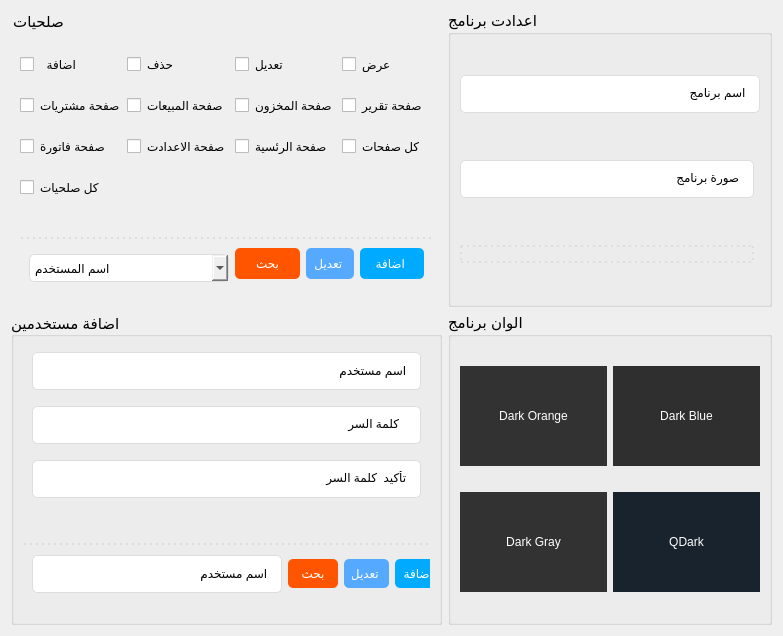
         <widget class="QWidget" name="tab_5">
          <attribute name="title">
           <string>الاعدادت</string>
          </attribute>
          <layout class="QGridLayout" name="gridLayout_11">
           <item row="0" column="1">
            <widget class="QGroupBox" name="groupBox_5">
             <property name="font">
              <font>
               <pointsize>11</pointsize>
              </font>
             </property>
             <property name="contextMenuPolicy">
              <enum>Qt::DefaultContextMenu</enum>
             </property>
             <property name="styleSheet">
              <string notr="true">border-right:2px dotted#ddd;
</string>
             </property>
             <property name="title">
              <string>اعدادت برنامج </string>
             </property>
             <layout class="QGridLayout" name="gridLayout_13">
              <property name="leftMargin">
               <number>9</number>
              </property>
              <property name="topMargin">
               <number>9</number>
              </property>
              <property name="rightMargin">
               <number>9</number>
              </property>
              <property name="bottomMargin">
               <number>9</number>
              </property>
              <property name="spacing">
               <number>6</number>
              </property>
              <item row="0" column="0" colspan="2">
               <widget class="QLineEdit" name="lineEdit_33">
                <property name="sizePolicy">
                 <sizepolicy hsizetype="Minimum" vsizetype="Fixed">
                  <horstretch>0</horstretch>
                  <verstretch>0</verstretch>
                 </sizepolicy>
                </property>
                <property name="minimumSize">
                 <size>
                  <width>300</width>
                  <height>0</height>
                 </size>
                </property>
                <property name="maximumSize">
                 <size>
                  <width>16777215</width>
                  <height>16777215</height>
                 </size>
                </property>
                <property name="styleSheet">
                 <string notr="true">padding:10px;
border-radius:5px;
border:1px solid#ddd;
margin-bottom:10px;</string>
                </property>
                <property name="text">
                 <string>اسم برنامج  </string>
                </property>
               </widget>
              </item>
              <item row="1" column="0">
               <widget class="QLineEdit" name="lineEdit_37">
                <property name="sizePolicy">
                 <sizepolicy hsizetype="MinimumExpanding" vsizetype="Fixed">
                  <horstretch>0</horstretch>
                  <verstretch>0</verstretch>
                 </sizepolicy>
                </property>
                <property name="minimumSize">
                 <size>
                  <width>0</width>
                  <height>0</height>
                 </size>
                </property>
                <property name="maximumSize">
                 <size>
                  <width>16777215</width>
                  <height>16777215</height>
                 </size>
                </property>
                <property name="styleSheet">
                 <string notr="true">padding:10px;
border-radius:5px;
border:1px solid#ddd;
margin-bottom:10px;</string>
                </property>
                <property name="text">
                 <string>صورة برنامج </string>
                </property>
               </widget>
              </item>
              <item row="2" column="0">
               <widget class="QPushButton" name="pushButton_38">
                <property name="sizePolicy">
                 <sizepolicy hsizetype="MinimumExpanding" vsizetype="Fixed">
                  <horstretch>0</horstretch>
                  <verstretch>0</verstretch>
                 </sizepolicy>
                </property>
                <property name="minimumSize">
                 <size>
                  <width>0</width>
                  <height>0</height>
                 </size>
                </property>
                <property name="maximumSize">
                 <size>
                  <width>16777215</width>
                  <height>16777215</height>
                 </size>
                </property>
                <property name="layoutDirection">
                 <enum>Qt::RightToLeft</enum>
                </property>
                <property name="styleSheet">
                 <string notr="true">border:2px dotted#ddd;</string>
                </property>
                <property name="text">
                 <string/>
                </property>
                <property name="icon">
                 <iconset resource="../icons.qrc">
                  <normaloff>:/icon/camera.png</normaloff>:/icon/camera.png</iconset>
                </property>
                <property name="iconSize">
                 <size>
                  <width>60</width>
                  <height>60</height>
                 </size>
                </property>
               </widget>
              </item>
             </layout>
            </widget>
           </item>
           <item row="0" column="0">
            <widget class="QGroupBox" name="groupBox_7">
             <property name="styleSheet">
              <string notr="true">border:0px;</string>
             </property>
             <property name="title">
              <string/>
             </property>
             <layout class="QGridLayout" name="gridLayout_19">
              <property name="leftMargin">
               <number>0</number>
              </property>
              <property name="topMargin">
               <number>0</number>
              </property>
              <property name="rightMargin">
               <number>0</number>
              </property>
              <property name="bottomMargin">
               <number>0</number>
              </property>
              <property name="spacing">
               <number>0</number>
              </property>
              <item row="1" column="0">
               <widget class="QGroupBox" name="groupBox_15">
                <property name="font">
                 <font>
                  <pointsize>11</pointsize>
                 </font>
                </property>
                <property name="title">
                 <string>صلحيات</string>
                </property>
                <layout class="QGridLayout" name="gridLayout">
                 <property name="topMargin">
                  <number>20</number>
                 </property>
                 <item row="0" column="0">
                  <widget class="QFrame" name="frame_10">
                   <property name="minimumSize">
                    <size>
                     <width>0</width>
                     <height>200</height>
                    </size>
                   </property>
                   <property name="font">
                    <font>
                     <pointsize>15</pointsize>
                     <weight>75</weight>
                     <bold>true</bold>
                    </font>
                   </property>
                   <property name="styleSheet">
                    <string notr="true"/>
                   </property>
                   <property name="frameShape">
                    <enum>QFrame::Box</enum>
                   </property>
                   <property name="frameShadow">
                    <enum>QFrame::Raised</enum>
                   </property>
                   <layout class="QGridLayout" name="gridLayout_53">
                    <property name="leftMargin">
                     <number>0</number>
                    </property>
                    <property name="topMargin">
                     <number>0</number>
                    </property>
                    <property name="verticalSpacing">
                     <number>0</number>
                    </property>
                    <item row="0" column="3">
                     <widget class="QCheckBox" name="checkBox_25">
                      <property name="text">
                       <string>عرض</string>
                      </property>
                     </widget>
                    </item>
                    <item row="0" column="0">
                     <widget class="QCheckBox" name="checkBox_26">
                      <property name="text">
                       <string>  اضافة</string>
                      </property>
                     </widget>
                    </item>
                    <item row="1" column="3">
                     <widget class="QCheckBox" name="checkBox_27">
                      <property name="text">
                       <string>صفحة تقرير</string>
                      </property>
                     </widget>
                    </item>
                    <item row="2" column="1">
                     <widget class="QCheckBox" name="checkBox_28">
                      <property name="text">
                       <string>صفحة الاعدادت </string>
                      </property>
                     </widget>
                    </item>
                    <item row="1" column="2">
                     <widget class="QCheckBox" name="checkBox_29">
                      <property name="text">
                       <string>صفحة المخزون </string>
                      </property>
                     </widget>
                    </item>
                    <item row="1" column="1">
                     <widget class="QCheckBox" name="checkBox_30">
                      <property name="text">
                       <string>صفحة المبيعات</string>
                      </property>
                     </widget>
                    </item>
                    <item row="2" column="3">
                     <widget class="QCheckBox" name="checkBox_31">
                      <property name="text">
                       <string>كل صفحات </string>
                      </property>
                     </widget>
                    </item>
                    <item row="1" column="0">
                     <widget class="QCheckBox" name="checkBox_32">
                      <property name="text">
                       <string>صفحة مشتريات</string>
                      </property>
                     </widget>
                    </item>
                    <item row="0" column="1">
                     <widget class="QCheckBox" name="checkBox_33">
                      <property name="text">
                       <string>حذف</string>
                      </property>
                     </widget>
                    </item>
                    <item row="0" column="2">
                     <widget class="QCheckBox" name="checkBox_34">
                      <property name="text">
                       <string>تعديل</string>
                      </property>
                     </widget>
                    </item>
                    <item row="3" column="0">
                     <widget class="QCheckBox" name="checkBox_2">
                      <property name="text">
                       <string>كل صلحيات</string>
                      </property>
                     </widget>
                    </item>
                    <item row="2" column="2">
                     <widget class="QCheckBox" name="checkBox_35">
                      <property name="text">
                       <string>صفحة الرئسية </string>
                      </property>
                     </widget>
                    </item>
                    <item row="2" column="0">
                     <widget class="QCheckBox" name="checkBox_36">
                      <property name="text">
                       <string>صفحة فاتورة </string>
                      </property>
                     </widget>
                    </item>
                   </layout>
                  </widget>
                 </item>
                 <item row="1" column="0">
                  <widget class="QFrame" name="frame_9">
                   <property name="styleSheet">
                    <string notr="true">border-top:2px dotted#ddd;</string>
                   </property>
                   <property name="frameShape">
                    <enum>QFrame::StyledPanel</enum>
                   </property>
                   <property name="frameShadow">
                    <enum>QFrame::Raised</enum>
                   </property>
                   <layout class="QGridLayout" name="gridLayout_40">
                    <item row="0" column="3">
                     <widget class="QPushButton" name="pushButton_51">
                      <property name="sizePolicy">
                       <sizepolicy hsizetype="Fixed" vsizetype="Fixed">
                        <horstretch>0</horstretch>
                        <verstretch>0</verstretch>
                       </sizepolicy>
                      </property>
                      <property name="minimumSize">
                       <size>
                        <width>50</width>
                        <height>0</height>
                       </size>
                      </property>
                      <property name="maximumSize">
                       <size>
                        <width>80</width>
                        <height>16777215</height>
                       </size>
                      </property>
                      <property name="styleSheet">
                       <string notr="true">QPushButton{
padding:8px;
border-radius:5px;
	background-color: rgb(0, 170, 255);
color:white;
margin-bottom:10px;
border:0px;

}
QPushButton:hover{
background-color: rgb(63, 126, 93);
}</string>
                      </property>
                      <property name="text">
                       <string>اضافة </string>
                      </property>
                     </widget>
                    </item>
                    <item row="0" column="0">
                     <widget class="QComboBox" name="comboBox">
                      <property name="minimumSize">
                       <size>
                        <width>200</width>
                        <height>0</height>
                       </size>
                      </property>
                      <property name="styleSheet">
                       <string notr="true">padding:5px;
border:1px solid#ddd;
border-radius:5px;</string>
                      </property>
                      <item>
                       <property name="text">
                        <string>اسم المستخدم </string>
                       </property>
                      </item>
                     </widget>
                    </item>
                    <item row="0" column="2">
                     <widget class="QPushButton" name="pushButton_50">
                      <property name="sizePolicy">
                       <sizepolicy hsizetype="Fixed" vsizetype="Fixed">
                        <horstretch>0</horstretch>
                        <verstretch>0</verstretch>
                       </sizepolicy>
                      </property>
                      <property name="styleSheet">
                       <string notr="true">QPushButton{
padding:8px;
border-radius:5px;
	background-color: rgb(85, 170, 255);
color:white;
margin-bottom:10px;
border:0px;

}
QPushButton:hover{
background-color: rgb(63, 126, 93);
}</string>
                      </property>
                      <property name="text">
                       <string>تعديل </string>
                      </property>
                     </widget>
                    </item>
                    <item row="0" column="1">
                     <widget class="QPushButton" name="pushButton_49">
                      <property name="sizePolicy">
                       <sizepolicy hsizetype="Fixed" vsizetype="Fixed">
                        <horstretch>0</horstretch>
                        <verstretch>0</verstretch>
                       </sizepolicy>
                      </property>
                      <property name="minimumSize">
                       <size>
                        <width>50</width>
                        <height>0</height>
                       </size>
                      </property>
                      <property name="maximumSize">
                       <size>
                        <width>80</width>
                        <height>16777215</height>
                       </size>
                      </property>
                      <property name="styleSheet">
                       <string notr="true">QPushButton{
padding:8px;
border-radius:5px;
	background-color: rgb(255, 85, 0);
color:white;
margin-bottom:10px;
border:0px;

}
QPushButton:hover{
background-color: rgb(63, 126, 93);
}</string>
                      </property>
                      <property name="text">
                       <string>بحث</string>
                      </property>
                     </widget>
                    </item>
                   </layout>
                  </widget>
                 </item>
                </layout>
               </widget>
              </item>
             </layout>
            </widget>
           </item>
           <item row="1" column="1">
            <widget class="QGroupBox" name="groupBox_8">
             <property name="font">
              <font>
               <pointsize>11</pointsize>
              </font>
             </property>
             <property name="styleSheet">
              <string notr="true">border-right:2px dotted#ddd;</string>
             </property>
             <property name="title">
              <string>الوان برنامج </string>
             </property>
             <property name="checkable">
              <bool>false</bool>
             </property>
             <layout class="QGridLayout" name="gridLayout_31">
              <property name="leftMargin">
               <number>9</number>
              </property>
              <property name="topMargin">
               <number>9</number>
              </property>
              <property name="rightMargin">
               <number>9</number>
              </property>
              <property name="bottomMargin">
               <number>9</number>
              </property>
              <property name="spacing">
               <number>6</number>
              </property>
              <item row="0" column="0">
               <widget class="QPushButton" name="pushButton_34">
                <property name="minimumSize">
                 <size>
                  <width>0</width>
                  <height>100</height>
                 </size>
                </property>
                <property name="styleSheet">
                 <string notr="true">background-color: rgb(50, 50, 50);
color: rgb(255, 255, 255);
border:0px;</string>
                </property>
                <property name="text">
                 <string>Dark Orange</string>
                </property>
               </widget>
              </item>
              <item row="0" column="1">
               <widget class="QPushButton" name="pushButton_37">
                <property name="minimumSize">
                 <size>
                  <width>0</width>
                  <height>100</height>
                 </size>
                </property>
                <property name="styleSheet">
                 <string notr="true">background-color: rgb(48, 47, 47);
color: rgb(255, 255, 255);
border:0px;</string>
                </property>
                <property name="text">
                 <string>Dark Blue</string>
                </property>
               </widget>
              </item>
              <item row="1" column="0">
               <widget class="QPushButton" name="pushButton_36">
                <property name="minimumSize">
                 <size>
                  <width>0</width>
                  <height>100</height>
                 </size>
                </property>
                <property name="styleSheet">
                 <string notr="true">background-color: rgb(50, 50, 50);
color: rgb(255, 255, 255);
border:0px;</string>
                </property>
                <property name="text">
                 <string>Dark Gray</string>
                </property>
               </widget>
              </item>
              <item row="1" column="1">
               <widget class="QPushButton" name="pushButton_35">
                <property name="minimumSize">
                 <size>
                  <width>0</width>
                  <height>100</height>
                 </size>
                </property>
                <property name="styleSheet">
                 <string notr="true">background-color: rgb(25, 35, 45);
color: rgb(255, 255, 255);
border:0px;</string>
                </property>
                <property name="text">
                 <string>QDark</string>
                </property>
               </widget>
              </item>
             </layout>
            </widget>
           </item>
           <item row="1" column="0">
            <widget class="QGroupBox" name="groupBox_9">
             <property name="font">
              <font>
               <pointsize>11</pointsize>
              </font>
             </property>
             <property name="styleSheet">
              <string notr="true">border-left:2px dotted#ddd;</string>
             </property>
             <property name="title">
              <string>اضافة مستخدمين </string>
             </property>
             <property name="alignment">
              <set>Qt::AlignLeading|Qt::AlignLeft|Qt::AlignVCenter</set>
             </property>
             <layout class="QGridLayout" name="gridLayout_35">
              <property name="topMargin">
               <number>0</number>
              </property>
              <item row="0" column="0">
               <widget class="QFrame" name="frame_19">
                <property name="minimumSize">
                 <size>
                  <width>0</width>
                  <height>70</height>
                 </size>
                </property>
                <property name="maximumSize">
                 <size>
                  <width>16777215</width>
                  <height>16777215</height>
                 </size>
                </property>
                <property name="styleSheet">
                 <string notr="true">border:0px;</string>
                </property>
                <property name="frameShape">
                 <enum>QFrame::StyledPanel</enum>
                </property>
                <property name="frameShadow">
                 <enum>QFrame::Raised</enum>
                </property>
                <layout class="QVBoxLayout" name="verticalLayout_4">
                 <property name="leftMargin">
                  <number>0</number>
                 </property>
                 <property name="topMargin">
                  <number>0</number>
                 </property>
                 <property name="rightMargin">
                  <number>0</number>
                 </property>
                 <property name="bottomMargin">
                  <number>0</number>
                 </property>
                 <item>
                  <widget class="QFrame" name="frame_20">
                   <property name="minimumSize">
                    <size>
                     <width>0</width>
                     <height>200</height>
                    </size>
                   </property>
                   <property name="styleSheet">
                    <string notr="true">border:0px;</string>
                   </property>
                   <property name="frameShape">
                    <enum>QFrame::StyledPanel</enum>
                   </property>
                   <property name="frameShadow">
                    <enum>QFrame::Raised</enum>
                   </property>
                   <layout class="QVBoxLayout" name="verticalLayout_5">
                    <property name="spacing">
                     <number>0</number>
                    </property>
                    <property name="topMargin">
                     <number>9</number>
                    </property>
                    <property name="bottomMargin">
                     <number>20</number>
                    </property>
                    <item>
                     <widget class="QLineEdit" name="lineEdit_36">
                      <property name="sizePolicy">
                       <sizepolicy hsizetype="Minimum" vsizetype="Fixed">
                        <horstretch>0</horstretch>
                        <verstretch>0</verstretch>
                       </sizepolicy>
                      </property>
                      <property name="minimumSize">
                       <size>
                        <width>300</width>
                        <height>0</height>
                       </size>
                      </property>
                      <property name="maximumSize">
                       <size>
                        <width>16777215</width>
                        <height>16777215</height>
                       </size>
                      </property>
                      <property name="styleSheet">
                       <string notr="true">padding:10px;
border-radius:5px;
border:1px solid#ddd;
margin-bottom:10px;</string>
                      </property>
                      <property name="text">
                       <string>اسم مستخدم </string>
                      </property>
                     </widget>
                    </item>
                    <item>
                     <widget class="QLineEdit" name="lineEdit_38">
                      <property name="sizePolicy">
                       <sizepolicy hsizetype="Minimum" vsizetype="Fixed">
                        <horstretch>0</horstretch>
                        <verstretch>0</verstretch>
                       </sizepolicy>
                      </property>
                      <property name="minimumSize">
                       <size>
                        <width>300</width>
                        <height>0</height>
                       </size>
                      </property>
                      <property name="maximumSize">
                       <size>
                        <width>16777215</width>
                        <height>16777215</height>
                       </size>
                      </property>
                      <property name="styleSheet">
                       <string notr="true">padding:10px;
border-radius:5px;
border:1px solid#ddd;
margin-bottom:10px;</string>
                      </property>
                      <property name="text">
                       <string>  كلمة السر       </string>
                      </property>
                     </widget>
                    </item>
                    <item>
                     <widget class="QLineEdit" name="lineEdit_39">
                      <property name="sizePolicy">
                       <sizepolicy hsizetype="Minimum" vsizetype="Fixed">
                        <horstretch>0</horstretch>
                        <verstretch>0</verstretch>
                       </sizepolicy>
                      </property>
                      <property name="minimumSize">
                       <size>
                        <width>300</width>
                        <height>0</height>
                       </size>
                      </property>
                      <property name="maximumSize">
                       <size>
                        <width>16777215</width>
                        <height>16777215</height>
                       </size>
                      </property>
                      <property name="styleSheet">
                       <string notr="true">padding:10px;
border-radius:5px;
border:1px solid#ddd;
margin-bottom:10px;</string>
                      </property>
                      <property name="text">
                       <string>تأكيد  كلمة السر       </string>
                      </property>
                     </widget>
                    </item>
                   </layout>
                  </widget>
                 </item>
                </layout>
               </widget>
              </item>
              <item row="1" column="0">
               <widget class="QFrame" name="frame_21">
                <property name="minimumSize">
                 <size>
                  <width>0</width>
                  <height>70</height>
                 </size>
                </property>
                <property name="maximumSize">
                 <size>
                  <width>16777215</width>
                  <height>16777215</height>
                 </size>
                </property>
                <property name="styleSheet">
                 <string notr="true">border:0px;
border-top:2px dotted#ddd;</string>
                </property>
                <property name="frameShape">
                 <enum>QFrame::StyledPanel</enum>
                </property>
                <property name="frameShadow">
                 <enum>QFrame::Raised</enum>
                </property>
                <widget class="QPushButton" name="pushButton_43">
                 <property name="geometry">
                  <rect>
                   <x>372</x>
                   <y>16</y>
                   <width>50</width>
                   <height>39</height>
                  </rect>
                 </property>
                 <property name="sizePolicy">
                  <sizepolicy hsizetype="Fixed" vsizetype="Fixed">
                   <horstretch>0</horstretch>
                   <verstretch>0</verstretch>
                  </sizepolicy>
                 </property>
                 <property name="minimumSize">
                  <size>
                   <width>50</width>
                   <height>0</height>
                  </size>
                 </property>
                 <property name="maximumSize">
                  <size>
                   <width>80</width>
                   <height>16777215</height>
                  </size>
                 </property>
                 <property name="styleSheet">
                  <string notr="true">QPushButton{
padding:8px;
border-radius:5px;
	background-color: rgb(0, 170, 255);
color:white;
margin-bottom:10px;
border:0px;

}
QPushButton:hover{
background-color: rgb(63, 126, 93);
}</string>
                 </property>
                 <property name="text">
                  <string>اضافة </string>
                 </property>
                </widget>
                <widget class="QPushButton" name="pushButton_44">
                 <property name="geometry">
                  <rect>
                   <x>265</x>
                   <y>16</y>
                   <width>50</width>
                   <height>39</height>
                  </rect>
                 </property>
                 <property name="sizePolicy">
                  <sizepolicy hsizetype="Fixed" vsizetype="Fixed">
                   <horstretch>0</horstretch>
                   <verstretch>0</verstretch>
                  </sizepolicy>
                 </property>
                 <property name="minimumSize">
                  <size>
                   <width>50</width>
                   <height>0</height>
                  </size>
                 </property>
                 <property name="maximumSize">
                  <size>
                   <width>80</width>
                   <height>16777215</height>
                  </size>
                 </property>
                 <property name="styleSheet">
                  <string notr="true">QPushButton{
padding:8px;
border-radius:5px;
	background-color: rgb(255, 85, 0);
color:white;
margin-bottom:10px;
border:0px;

}
QPushButton:hover{
background-color: rgb(63, 126, 93);
}</string>
                 </property>
                 <property name="text">
                  <string>بحث</string>
                 </property>
                </widget>
                <widget class="QLineEdit" name="lineEdit_40">
                 <property name="geometry">
                  <rect>
                   <x>9</x>
                   <y>12</y>
                   <width>250</width>
                   <height>48</height>
                  </rect>
                 </property>
                 <property name="sizePolicy">
                  <sizepolicy hsizetype="Fixed" vsizetype="Fixed">
                   <horstretch>0</horstretch>
                   <verstretch>0</verstretch>
                  </sizepolicy>
                 </property>
                 <property name="minimumSize">
                  <size>
                   <width>250</width>
                   <height>0</height>
                  </size>
                 </property>
                 <property name="maximumSize">
                  <size>
                   <width>300</width>
                   <height>16777215</height>
                  </size>
                 </property>
                 <property name="styleSheet">
                  <string notr="true">padding:10px;
border-radius:5px;
border:1px solid#ddd;
margin-bottom:10px;</string>
                 </property>
                 <property name="text">
                  <string>اسم مستخدم </string>
                 </property>
                </widget>
                <widget class="QPushButton" name="pushButton_45">
                 <property name="geometry">
                  <rect>
                   <x>321</x>
                   <y>16</y>
                   <width>45</width>
                   <height>39</height>
                  </rect>
                 </property>
                 <property name="sizePolicy">
                  <sizepolicy hsizetype="Fixed" vsizetype="Fixed">
                   <horstretch>0</horstretch>
                   <verstretch>0</verstretch>
                  </sizepolicy>
                 </property>
                 <property name="styleSheet">
                  <string notr="true">QPushButton{
padding:8px;
border-radius:5px;
	background-color: rgb(85, 170, 255);
color:white;
margin-bottom:10px;
border:0px;

}
QPushButton:hover{
background-color: rgb(63, 126, 93);
}</string>
                 </property>
                 <property name="text">
                  <string>تعديل </string>
                 </property>
                </widget>
               </widget>
              </item>
             </layout>
            </widget>
           </item>
          </layout>
         </widget>
